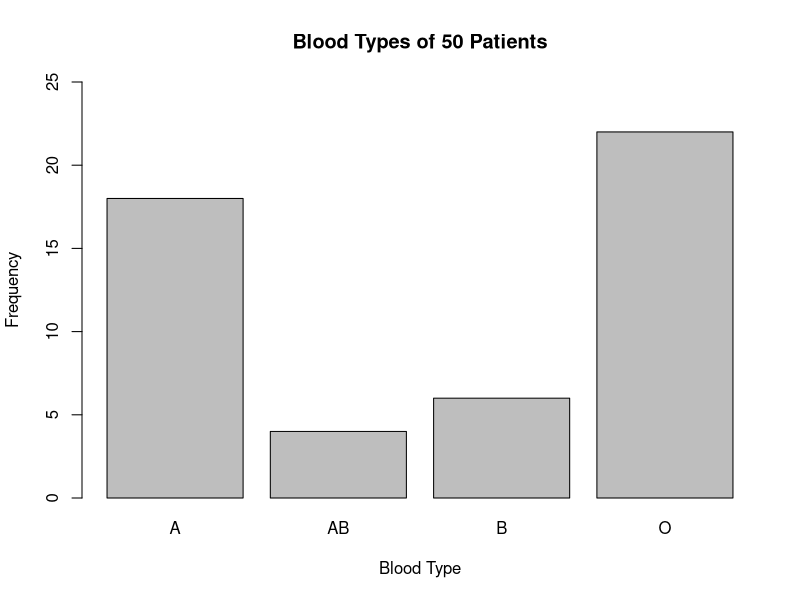
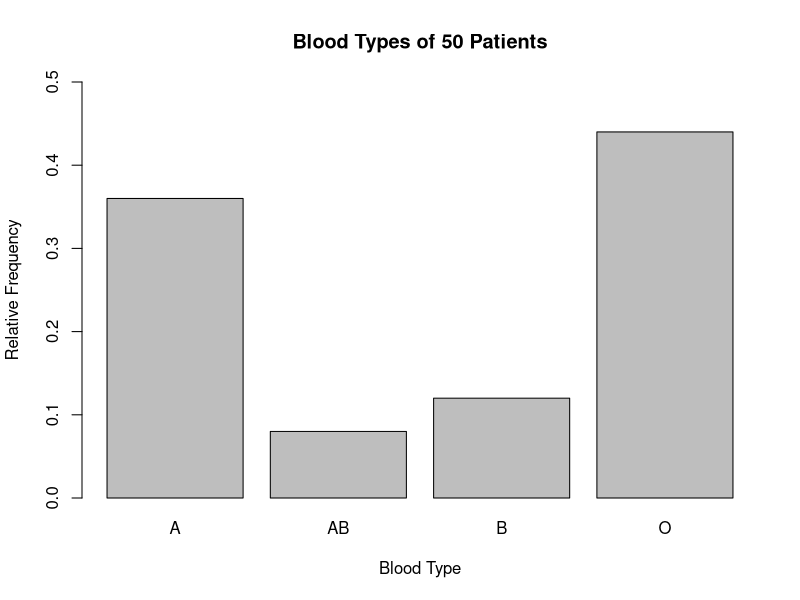
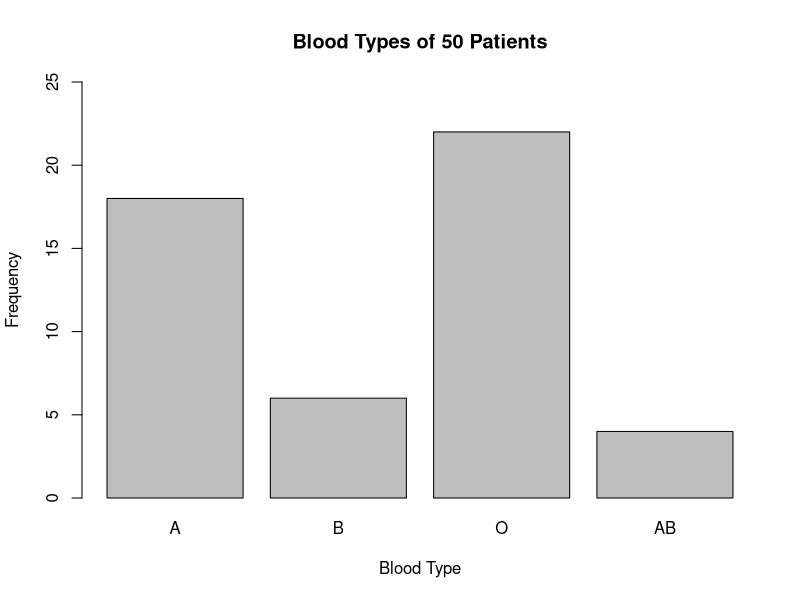
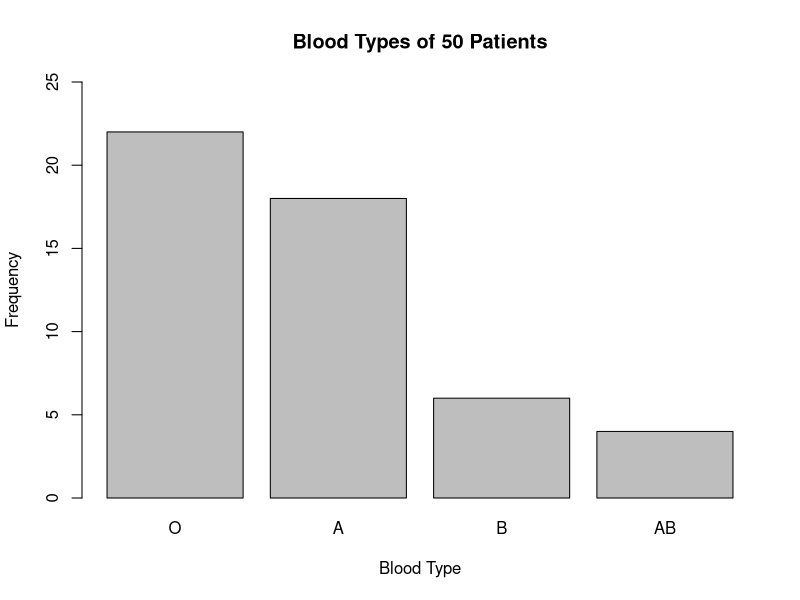
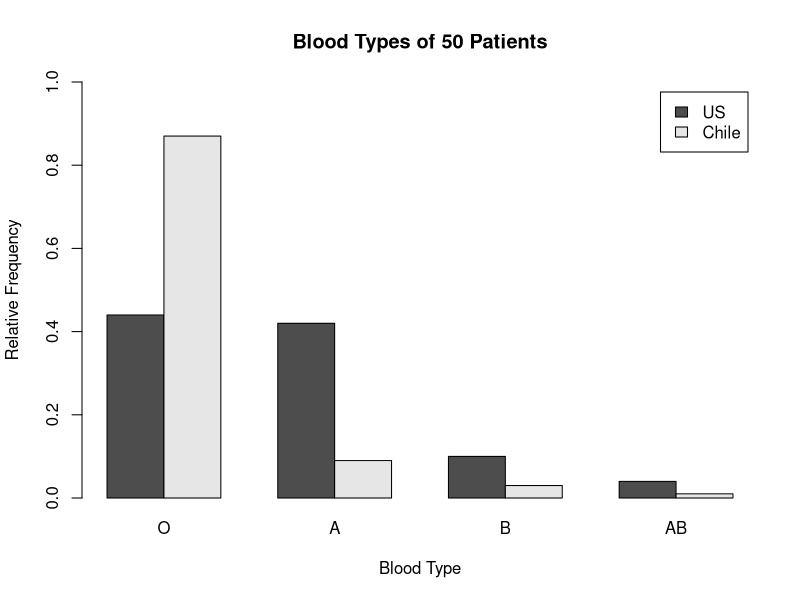

Here is the R script that generated these plots, in order:
bloodtypes <- c("O", "O", "A", "A", "O", "B", "O", "B", "A", "O", "AB", "B", "A", "B", "AB", "O", "O", "A", "A", "O", "AB", "O", "A", "B", "A", "O", "A", "A", "O", "A", "O", "A", "O", "AB", "A", "O", "B", "A", "A", "O", "O", "O", "O", "A", "O", "O", "A", "O", "A", "O")

# Frequency
counts <-table(bloodtypes)
print(counts)
barplot(counts, main="Blood Types of 50 Patients", 
   xlab="Blood Type", ylab="Frequency", ylim = c(0,25))

# Relative Frequency
n=sum(counts)
rel=counts/n
print(rel)
barplot(rel, main="Blood Types of 50 Patients", 
   xlab="Blood Type", ylab="Relative Frequency", ylim = c(0,0.5))

# From table
counts2 <- c(18, 6, 22, 4)
names(counts2) <- c("A", "B", "O", "AB")
print(counts2)
barplot(counts2, main="Blood Types of 50 Patients", 
   xlab="Blood Type", ylab="Frequency", ylim = c(0,25))

# Pareto Chart
counts3 <- sort(counts2, decreasing = TRUE)
print(counts3)
barplot(counts3, main="Blood Types of 50 Patients", 
   xlab="Blood Type", ylab="Frequency", ylim = c(0,25))

# Side-by-Side Bar
usvschile <- c(0.44, 0.87, 0.42, 0.09, 0.1, 0.03, 0.04, 0.01)
counts4 <- array(usvschile, dim = c(2,4))
dimnames(counts4) <- list(c("US", "Chile"), c("O", "A", "B", "AB"))
print(counts4)
barplot(counts4, main="Blood Types of 50 Patients", 
   xlab="Blood Type", ylab="Relative Frequency", ylim = c(0,1), beside = TRUE, legend.text = TRUE)
